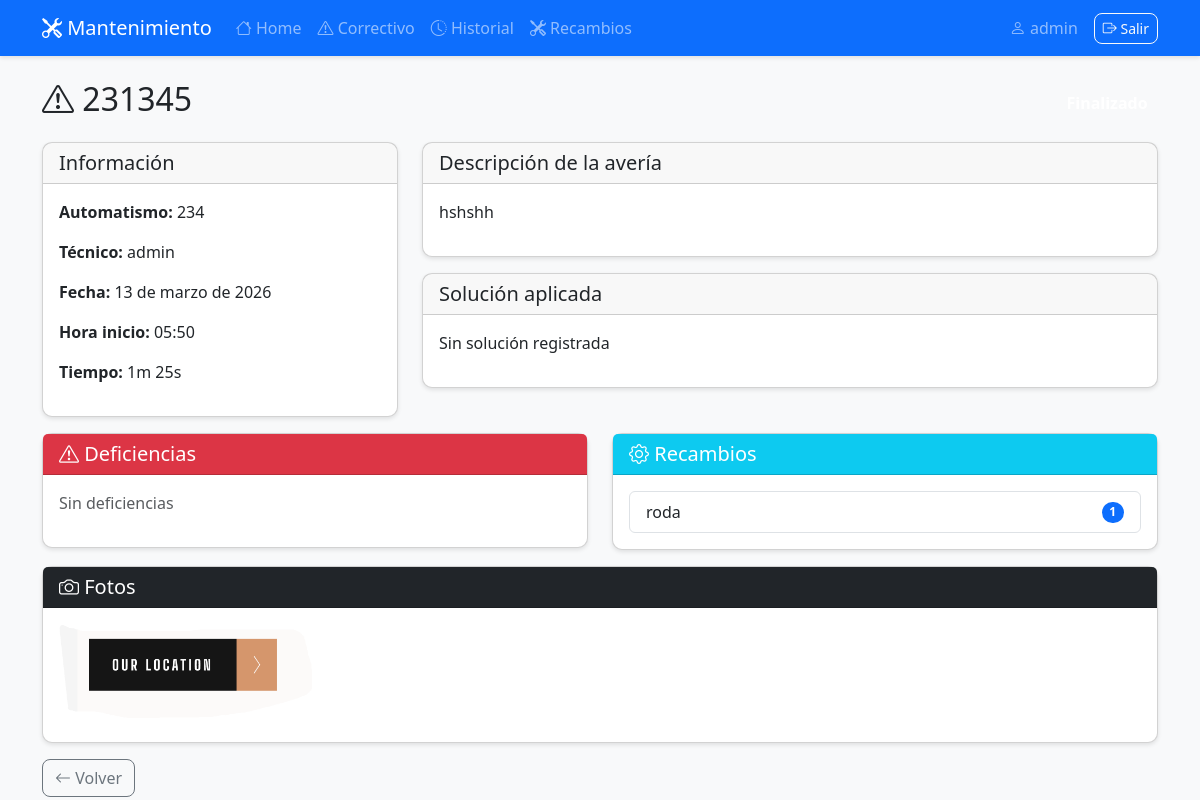
Screenshot of /correctivo/1/ (signed in) with the database file from the repository.
### preventivoapp/models.py (models this page shows, shortened)
class Correctivo(models.Model):
    codigo = models.CharField(max_length=50, unique=True, verbose_name='Código PDS')
    automatismo = models.ForeignKey(Automatismo, on_delete=models.CASCADE, related_name='correctivos')
    tecnico = models.ForeignKey(User, on_delete=models.SET_NULL, null=True, related_name='correctivos')
    descripcion = models.TextField(verbose_name='Descripción de la avería')
    solucion = models.TextField(blank=True, verbose_name='Solución aplicada')
    fecha_inicio = models.DateField(auto_now_add=True, verbose_name='Fecha inicio')
    hora_inicio = models.TimeField(auto_now_add=True, verbose_name='Hora inicio')
    tiempo = models.DurationField(null=True, blank=True, verbose_name='Tiempo transcurrido')
    fecha_fin = models.DateTimeField(null=True, blank=True, verbose_name='Fecha fin')
    hora_parada = models.DateTimeField(null=True, blank=True, verbose_name='Hora de última parada')
    estado = models.CharField(max_length=20, choices=[
        ('iniciado', 'Iniciado'),
        ('en_reparacion', 'En reparación'),
        ('parado', 'Parado'),
        ('finalizado', 'Finalizado')
    ], default='iniciado', verbose_name='Estado')
    class Meta:
        verbose_name = 'Correctivo'
        verbose_name_plural = 'Correctivos'
        ordering = ['-fecha_inicio', '-hora_inicio']

class Automatismo(models.Model):
    codigo = models.CharField(max_length=50, unique=True, verbose_name='Código')
    class Meta:
        verbose_name = 'Automatismo'
        verbose_name_plural = 'Automatismos'

class RecambioCorrectivo(models.Model):
    correctivo = models.ForeignKey(Correctivo, on_delete=models.CASCADE, related_name='recambios')
    nombre = models.CharField(max_length=200, verbose_name='Nombre del recambio')
    cantidad = models.PositiveIntegerField(default=1, verbose_name='Cantidad')
    class Meta:
        verbose_name = 'Recambio'
        verbose_name_plural = 'Recambios'

class FotoCorrectivo(models.Model):
    correctivo = models.ForeignKey(Correctivo, on_delete=models.CASCADE, related_name='fotos')
    imagen = models.URLField(verbose_name='Imagen')
    descripcion = models.CharField(max_length=200, blank=True, verbose_name='Descripción')
    fecha = models.DateTimeField(auto_now_add=True, verbose_name='Fecha')
    class Meta:
        verbose_name = 'Foto'
        verbose_name_plural = 'Fotos'

### preventivoapp/views.py (the view, shortened to what this page needs)
# urls.py: path('correctivo/<int:id>/', views.detalle_correctivo, name='detalle_correctivo'),
@login_required
def detalle_correctivo(request, id):
    correctivo = get_object_or_404(Correctivo, id=id)
    return render(request, 'preventivoapp/detalle_correctivo.html', {'correctivo': correctivo})

### preventivoapp/templatetags/extras.py (called while the page is built)
@register.filter
def duration(td):
    if not td:
        return "-"
    total_seconds = int(td.total_seconds())
    days = total_seconds // 86400
    hours = (total_seconds % 86400) // 3600
    minutes = (total_seconds % 3600) // 60
    seconds = total_seconds % 60
    parts = []
    if days > 0:
        parts.append(f"{days}d")
    if hours > 0:
        parts.append(f"{hours}h")
    if minutes > 0:
        parts.append(f"{minutes}m")
    if seconds > 0 or not parts:
        parts.append(f"{seconds}s")
    return " ".join(parts)

### preventivoapp/templates/preventivoapp/detalle_correctivo.html (shortened to what this page needs)
{% extends 'preventivoapp/base.html' %}
{% load extras %}
{% block content %}
<div class="row">
    <div class="col-12">
        <div class="d-flex justify-content-between align-items-center mb-3">
            <h2><i class="bi bi-exclamation-triangle"></i> {{ correctivo.codigo }}</h2>
            <span class="badge bg-{{ correctivo.estado|default:'secondary' }} fs-6">
            </span>
        </div>
    </div>
</div>
<div class="row mb-3">
    <div class="col-md-4">
        <div class="card">
            <div class="card-header">
                <h5 class="mb-0">Información</h5>
            </div>
            <div class="card-body">
                <p><strong>Automatismo:</strong> {{ correctivo.automatismo.codigo }}</p>
                <p><strong>Técnico:</strong> {{ correctivo.tecnico.username }}</p>
                <p><strong>Fecha:</strong> {{ correctivo.fecha_inicio }}</p>
                <p><strong>Hora inicio:</strong> {{ correctivo.hora_inicio }}</p>
                {% if correctivo.tiempo %}
                <p><strong>Tiempo:</strong> {{ correctivo.tiempo|duration }}</p>
                {% endif %}
            </div>
        </div>
    </div>
    <div class="col-md-8">
        <div class="card mb-3">
            <div class="card-header">
                <h5 class="mb-0">Descripción de la avería</h5>
            </div>
            <div class="card-body">
                <p>{{ correctivo.descripcion }}</p>
            </div>
        </div>
        <div class="card">
            <div class="card-header">
                <h5 class="mb-0">Solución aplicada</h5>
            </div>
            <div class="card-body">
                {% if correctivo.estado != 'finalizado' %}
                <form method="post" class="mb-3">
                    {% csrf_token %}
                    <textarea name="solucion" class="form-control mb-2" rows="3" placeholder="Describe la solución...">{{ correctivo.solucion }}</textarea>
                    <button type="submit" class="btn btn-primary btn-sm">
                        <i class="bi bi-save"></i> Guardar
                    </button>
                </form>
                {% else %}
                <p>{{ correctivo.solucion|default:"Sin solución registrada" }}</p>
                {% endif %}
            </div>
        </div>
    </div>
</div>
<div class="row mb-3">
    <div class="col-md-6">
        <div class="card">
            <div class="card-header bg-danger text-white d-flex justify-content-between align-items-center">
                <h5 class="mb-0"><i class="bi bi-exclamation-triangle"></i> Deficiencias</h5>
            </div>
            <div class="card-body">
                {% if correctivo.deficiencias.all %}
                <ul class="list-group">
                    {% for def in correctivo.deficiencias.all %}
                    <li class="list-group-item d-flex justify-content-between align-items-center">
                        <div>
                            <strong>{{ def.get_tipo_display }}</strong>
                            <span class="badge bg-{% if def.severidad == 'alta' or def.severidad == 'critica' %}danger{% elif def.severidad == 'media' %}warning{% else %}success{% endif %}">
                                {{ def.get_severidad_display }}
                            </span>
                            <p class="mb-0 small">{{ def.descripcion }}</p>
                        </div>
                    </li>
                    {% endfor %}
                </ul>
                {% else %}
                <p class="text-muted">Sin deficiencias</p>
                {% endif %}
            </div>
        </div>
    </div>
    <div class="col-md-6">
        <div class="card">
            <div class="card-header bg-info text-white d-flex justify-content-between align-items-center">
                <h5 class="mb-0"><i class="bi bi-gear"></i> Recambios</h5>
            </div>
            <div class="card-body">
                {% if correctivo.recambios.all %}
                <ul class="list-group">
                    {% for rec in correctivo.recambios.all %}
                    <li class="list-group-item d-flex justify-content-between align-items-center">
                        {{ rec.nombre }}
                        <span class="badge bg-primary rounded-pill">{{ rec.cantidad }}</span>
                    </li>
                    {% endfor %}
                </ul>
                {% else %}
                <p class="text-muted">Sin recambios</p>
                {% endif %}
            </div>
        </div>
    </div>
</div>
<div class="row mb-3">
    <div class="col-12">
        <div class="card">
            <div class="card-header bg-dark text-white d-flex justify-content-between align-items-center">
                <h5 class="mb-0"><i class="bi bi-camera"></i> Fotos</h5>
            </div>
            <div class="card-body">
                {% if correctivo.fotos.all %}
                <div class="row">
                    {% for foto in correctivo.fotos.all %}
                    <div class="col-6 col-md-3 mb-2">
                        <a href="{{ foto.imagen }}" target="_blank">
                            <img src="{{ foto.imagen }}" class="img-fluid rounded" style="max-width: 100%; max-height: 200px; height: auto;">
                        </a>
                    </div>
                    {% endfor %}
                </div>
                {% else %}
                <p class="text-muted">Sin fotos</p>
                {% endif %}
            </div>
        </div>
    </div>
</div>
<div class="row">
    <div class="col-12">
        <a href="{% url 'automatismos' %}" class="btn btn-outline-secondary">
            <i class="bi bi-arrow-left"></i> Volver
        </a>
    </div>
</div>
{% endblock %}

### preventivoapp/templates/preventivoapp/base.html (shortened to what this page needs)
<!DOCTYPE html>
<html lang="es">
<head>
    <link href="https://cdn.jsdelivr.net/npm/bootstrap@5.3.0/dist/css/bootstrap.min.css" rel="stylesheet">
    <link rel="stylesheet" href="https://cdn.jsdelivr.net/npm/bootstrap-icons@1.10.0/font/bootstrap-icons.css">
</head>
<body>
    {% if user.is_authenticated %}
    <nav class="navbar navbar-expand-lg navbar-dark bg-primary mb-4">
        <div class="container">
            <a class="navbar-brand" href="{% url 'automatismos' %}">
                <i class="bi bi-tools"></i> Mantenimiento
            </a>
            <div class="collapse navbar-collapse" id="navbarNav">
                <ul class="navbar-nav me-auto">
                    <li class="nav-item">
                        <a class="nav-link" href="{% url 'automatismos' %}">
                            <i class="bi bi-house"></i> Home
                        </a>
                    </li>
                    <li class="nav-item">
                        <a class="nav-link" href="{% url 'crear_correctivo' %}">
                            <i class="bi bi-exclamation-triangle"></i> Correctivo
                        </a>
                    </li>
                    <li class="nav-item">
                        <a class="nav-link" href="{% url 'historial' %}">
                            <i class="bi bi-clock-history"></i> Historial
                        </a>
                    </li>
                    <li class="nav-item">
                        <a class="nav-link" href="{% url 'buscar_recambios' %}">
                            <i class="bi bi-tools"></i> Recambios
                        </a>
                    </li>
                </ul>
                <span class="navbar-text me-3">
                    <i class="bi bi-person"></i> {{ user.username }}
                </span>
                <a href="{% url 'logout' %}" class="btn btn-outline-light btn-sm">
                    <i class="bi bi-box-arrow-right"></i> Salir
                </a>
            </div>
        </div>
    </nav>
    {% endif %}
    <div class="container">
        {% block content %}{% endblock %}
    </div>
</body>
</html>

### preventivoapp/templates/preventivoapp/base.html (style rules this page uses)
body { background-color: #f8f9fa; }
.card { border-radius: 10px; box-shadow: 0 2px 4px rgba(0,0,0,0.1); }
.btn { border-radius: 8px; }
.navbar { box-shadow: 0 2px 4px rgba(0,0,0,0.1); }

### rows the page displays
Correctivo: codigo "231345", automatismo.codigo "234", tecnico.username "admin", fecha_inicio "13 de marzo de 2026", hora_inicio "05:50", tiempo|duration "1m 25s", descripcion "hshshh", solucion "Sin solución registrada"
RecambioCorrectivo: nombre "roda", cantidad "1"
FotoCorrectivo: imagen (picture)

### other values shown
{{ user.username }} "admin"
